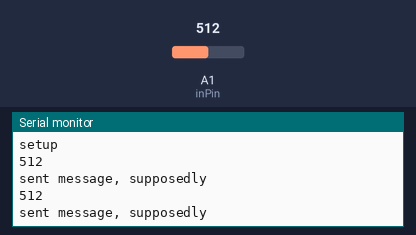
Recording of a sketch running on a simulated Arduino Uno, built with avr-gcc and run on an emulated ATmega328P. Parts: the last lines printed to the serial monitor. The inputs (shaded band) are chosen by the test bench; at power-on: A1 (inPin) = 512. No radio packets arrive unless stated.

Above: at 1.5 s.
1.6 s: A1 (inPin) set to 494
At 2.7 s:
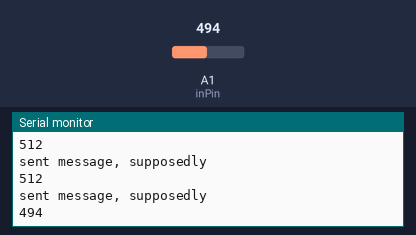
3.1 s: A1 (inPin) set to 510
At 3.9 s:
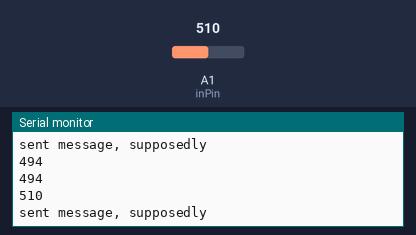
Timing chart, 0 to 6.1 s (numbered marks = the images above; inputs shaded):
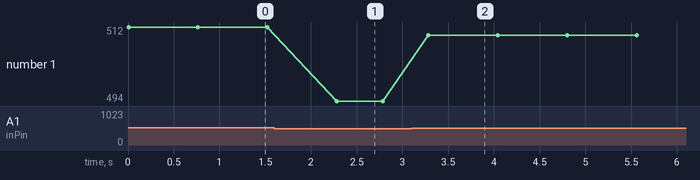

Measured:
- the behaviour switches between 501 and 500 on A1 (inPin) (found by bisection; images 0 and 1)
- after the input at 1.6 s, the serial monitor: prints a new line after 0.68 s (image 1)
- after the input at 3.1 s, the serial monitor: prints a new line after 0.18 s (image 2)
- plotted number 1: 512 → 494 after the input at 1.6 s, 494 → 510 after the input at 3.1 s

The sketch:

transmitTest.ino
```cpp
// (licence header left out)
#include <VirtualWire.h>

const char *msg1 = "hello";
const char *msg2 = "noSit";
int inPin = A1;
int analogVal = 0;
int delayTime = 500;

void setup()
{
    Serial.begin(9600);	  // Debugging only
    Serial.println("setup");

    analogReference(DEFAULT);
    // Initialise the IO and ISR
    vw_set_ptt_inverted(true); // Required for DR3100
    vw_setup(2000);	 // Bits per sec
}

void loop()
{
    analogVal = analogRead(inPin);
    Serial.println(analogVal,DEC);
    if (analogVal > 500)
    {
      digitalWrite(13, true); // Flash a light to show transmitting
      vw_send((uint8_t *)msg1, strlen(msg1));
      vw_wait_tx(); // Wait until the whole message is gone

      Serial.println("sent message, supposedly");
      digitalWrite(13, false);
      delay(200);
    }
  /*  else
    {
      digitalWrite(13, true); // Flash a light to show transmitting
      vw_send((uint8_t *)msg2, strlen(msg2));
      vw_wait_tx(); // Wait until the whole message is gone
      digitalWrite(13, false);
      delay(200);
    }
    */
    delay(delayTime);
}
```
